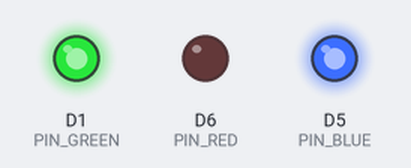
A program run on a simulated ESP8266 (Wemos D1 mini). On the bench: output pins drawn as LEDs (lit = HIGH). WiFi joins after 1.5 s; servers stay silent unless stated; network time is answered at once with the bench clock; the local clock reads 2024-03-15 10:24:30 at power-on unless the program sets it; no MQTT or app messages arrive unless stated; what the program prints to the serial monitor is not drawn.

Above: at 1.6 s.
At 8.6 s:
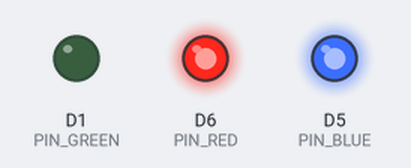
At 10.6 s:
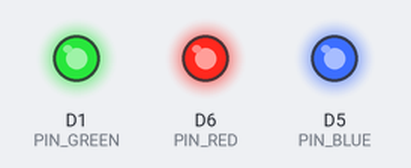
Timing chart, 0 to 12.1 s (numbered marks = the images above):
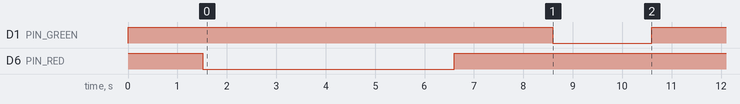

The program:

main.cpp
```cpp
#include <Arduino.h>
#include <PubSubClient.h>
#include <ESP8266WiFi.h>
#include <SoftwareSerial.h>
#include <ArduinoJson.h>
#include <SmartmeterConfig.h>
#include <NTPClient.h>
#include <WiFiUdp.h>

WiFiClient wifi;
PubSubClient mqtt;

WiFiUDP udp;
NTPClient ntp(udp, "pool.ntp.org", 3600);

DynamicJsonDocument doc(1024);
char output[2048];

//SoftwareSerial link(D7, D3);
#define P1_MAX_DATAGRAM_SIZE 1024
char p1_buf[P1_MAX_DATAGRAM_SIZE]; // Complete P1 telegram
char *p1;

// P1 statemachine
typedef enum
{
  P1_MSG_S0,
  P1_MSG_S1,
  P1_MSG_S2
} ENUM_P1_MSG_STATE;
ENUM_P1_MSG_STATE p1_msg_state = P1_MSG_S0;

void clearLed()
{
  digitalWrite(PIN_RED, HIGH);
  digitalWrite(PIN_GREEN, HIGH);
  digitalWrite(PIN_BLUE, HIGH);
}

void connectMQTT()
{
  while (!mqtt.connected())
  {
    mqtt.connect("SMARTMETER-TIES");
    digitalWrite(PIN_RED, LOW);
    digitalWrite(PIN_GREEN, LOW);
    if (mqtt.connected())
    {
      Serial.println("MQTT Connected");
      JsonObject obj = doc.to<JsonObject>();
      obj["MQTT_USER"] = MQTT_USER;
      obj["Time"] = ntp.getEpochTime();
      serializeJson(obj, output);
      mqtt.publish(MQTT_TOPIC_LOGIN, output);
      clearLed();
      break;
    }
    clearLed();
  }
}

void setup()
{
  pinMode(PIN_RED, OUTPUT);   // green
  pinMode(PIN_GREEN, OUTPUT); // blue
  pinMode(PIN_BLUE, OUTPUT);  // red

  clearLed();

  Serial.begin(9600);

  WiFi.begin(WIFI_SSID, WIFI_PASS); // Connect to the Wi-Fi (if not known use WifiManager from tzapu!)
  Serial.print("Setup Wi-Fi:");
  while (WiFi.status() != WL_CONNECTED)
  {
    clearLed();
    delay(500);
    digitalWrite(PIN_RED, LOW);
    Serial.print(".");
    delay(5);
  }
  WiFi.setAutoReconnect(true);
  WiFi.persistent(true);
  Serial.println();
  Serial.print("Connected:");
  Serial.println(WiFi.localIP());

  ntp.begin();
  ntp.forceUpdate();
  delay(5000);

  mqtt.setClient(wifi);     // Setup the MQTT client
  mqtt.setBufferSize(2048); // override MQTT_MAX_PACKET_SIZE
  mqtt.setServer(MQTT_SERVER, MQTT_PORT);
  connectMQTT();

  Serial.flush();
  Serial.begin(115200, SERIAL_8N1);
  delay(2000);
  Serial.swap();

  digitalWrite(PIN_GREEN, LOW);
  delay(2000);
  clearLed();
}

void publishData()
{
  digitalWrite(PIN_BLUE, LOW);
  JsonObject obj = doc.to<JsonObject>();
  obj["MQTT_USER"] = MQTT_USER;
  obj["Time"] = ntp.getEpochTime();
  obj["Data"] = p1_buf;
  serializeJson(obj, output);
  mqtt.publish(MQTT_TOPIC_DATA, output);
  delay(10);
  clearLed();
}

void p1_store(char ch)
{
  if ((p1 - p1_buf) < P1_MAX_DATAGRAM_SIZE)
  {
    *p1 = ch;
    p1++;
  }
}

void p1_reset()
{
  p1 = p1_buf;
  *p1 = '\0';
}

bool capture_p1()
{
  bool retval = false;

  if (Serial.available())
  {
    while (Serial.available())
    {
      char ch = Serial.read();
      switch (p1_msg_state)
      {

      //
      case P1_MSG_S0:
        if (ch == '/')
        {
          p1_msg_state = P1_MSG_S1;
          p1_reset();
          p1_store(ch);
        }
        break;

      //
      case P1_MSG_S1:
        p1_store(ch);
        if (ch == '!')
        {
          p1_msg_state = P1_MSG_S2;
        }
        break;

      //
      case P1_MSG_S2:
        p1_store(ch);
        if (ch == '\n')
        {
          p1_store('\0'); // Add 0 terminator
          p1_msg_state = P1_MSG_S0;
          retval = true;
        }
        break;

      //
      default:
        retval = false;
        break;
      }
    }
  }
  return retval;
}

void loop()
{
  // put your main code here, to run repeatedly:
  ntp.update();

  if (!mqtt.connected())
  {
    connectMQTT();
  }

  if (capture_p1() == true)
  {
    publishData();
    // Serial.println(p1_buf);
  }
  // delay(10000);
}
```

SmartmeterConfig.h
```cpp
constexpr char WIFI_SSID[]          = "Ties Netwerk 2.4";
constexpr char WIFI_PASS[]          = "TiesWifi2.4";

constexpr char MQTT_SERVER[]        = "test.mosquitto.org";
constexpr int MQTT_PORT             = 1883;

constexpr char MQTT_TOPIC_LOGIN[]   = "SMARTMETER-TIES-CHIEM-LOGIN";
constexpr char MQTT_TOPIC_DATA[]    = "SMARTMETER-TIES-CHIEM-DATA";

constexpr char MQTT_USER[]          = "SMARTMETER-TIES";

constexpr int PIN_RED               = D6;
constexpr int PIN_GREEN             = D1;
constexpr int PIN_BLUE              = D5;
```
